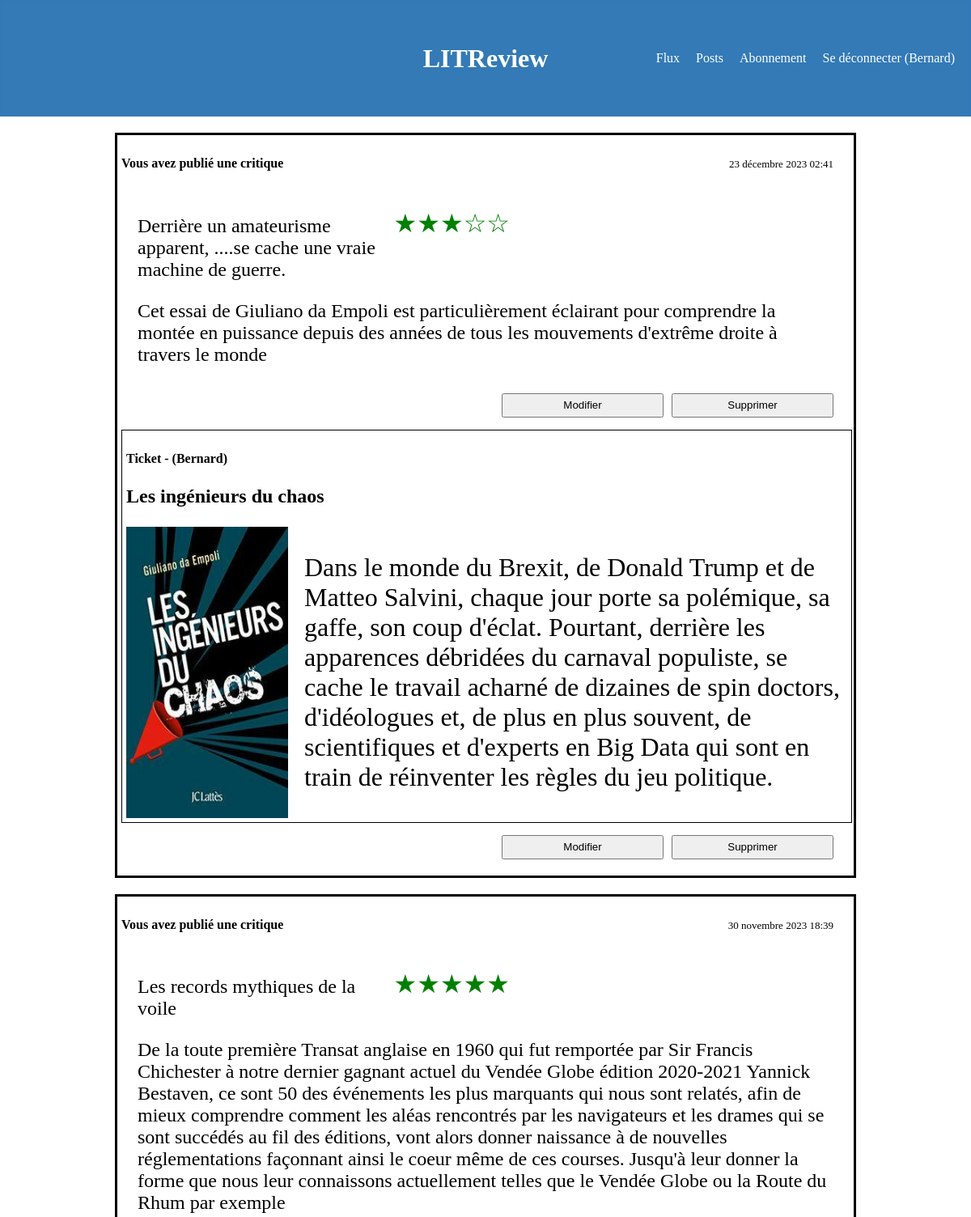
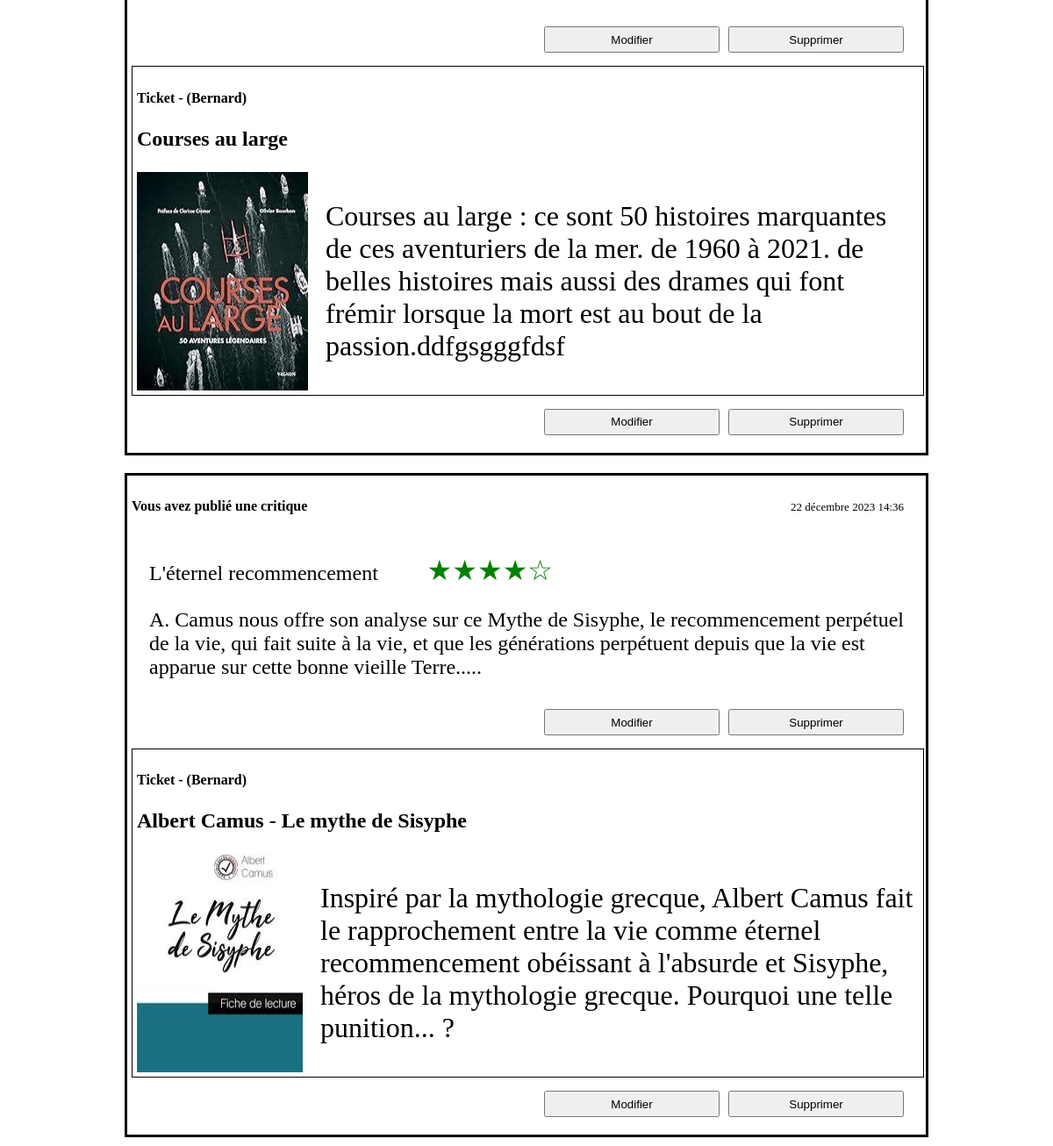
/post/ (signed in), run on the app's committed database (2 pictures, top to bottom).
### authentication/models.py (models this page shows)
class User(AbstractUser):
    follows = models.ManyToManyField(
        'self',
        symmetrical=False,
        verbose_name='abonné',
    )

### review/models.py (models this page shows, shortened)
class Ticket(models.Model):
    IMAGE_MAX_SIZE = (800, 800)
    title = models.CharField(max_length=128, verbose_name='Titre', null=False, blank=False)
    description = models.TextField(max_length=2048, null=False, blank=False, verbose_name='Description')
    user = models.ForeignKey(to=settings.AUTH_USER_MODEL, on_delete=models.CASCADE)
    image = models.ImageField(verbose_name='Image')
    time_created = models.DateTimeField(auto_now=True)
    review_created = models.BooleanField(default=False)

class Review(models.Model):
    ticket = models.ForeignKey(to=Ticket, on_delete=models.CASCADE)
    rating = models.PositiveSmallIntegerField(
        validators=[MinValueValidator(0),
                    MaxValueValidator(5)],
        verbose_name='Note', null=False, blank=False
        )
    headline = models.CharField(max_length=128, verbose_name='Titre', null=False, blank=True)
    body = models.CharField(max_length=8192, verbose_name='Commentaire', null=False, blank=True)
    user = models.ForeignKey(settings.AUTH_USER_MODEL, on_delete=models.CASCADE, null=True)
    time_created = models.DateTimeField(auto_now_add=True)

### review/views.py (the view)
# urls.py: path("post/", review.views.post, name='post'),
@login_required
def post(request):
    tickets = Ticket.objects.filter(user=request.user).order_by("-time_created")  # most recent before
    tickets_and_review = []
    for ticket in tickets:
        review = ticket.review_set.first()
        if not review:
            review = ''
        else:
            ticket.review_created = True
            tickets_and_review.append((ticket, review))
    context = {
        'tickets_and_review': tickets_and_review
        }
    return render(request, 'review/post.html', context)

### review/templatetags/custom_filters.py (called while the page is built)
@register.filter
def convert_to_stars_filter(rating):  # give 2 args : rating given, max_rating as maximum possible value
    max_rating = 5
    if not (isinstance(rating, int) and isinstance(max_rating, int)):
        raise TypeError("Not valid arguments to convert to stars")
    elif not (0 <= rating <= max_rating):
        raise ValueError("Given values not compatibles with stars converter function")
    else:
        rating = int(rating)
        full_stars = '★' * rating  # Utilisation du caractère étoile pleine
        empty_stars = '☆' * (max_rating - rating)  # Utilisation du caractère étoile vide
        return f'{full_stars}{empty_stars}'

### review/templates/review/post.html (shortened to what this page needs)
{% extends 'base.html' %}
{% load custom_filters %}
{% block content %}
    {% for element in tickets_and_review %}
        <div class="main-container">
            <div class="flux">
                {% if element.1 != '' %}
                    <div class="head-post">
                        <span>
                            <h4>Vous avez publié une critique</h4>
                        </span>
                        <span>
                            <div class="date">
                                {{ element.1.time_created }}
                            </div>
                        </span>
                    </div>
                    <div class="review">
                        <p class="headline">{{ element.1.headline }}
                            <span class="stars"> {{ element.1.rating|convert_to_stars_filter }} </span>
                        </p>
                        <p class="headline">{{ element.1.body }}
                    </div>
                    <div class="post-button">
                        <div>
                            <form action="{% url 'review_ticket_edit' element.0.id %}" method='post'>
                                <button type="submit">Modifier</button>
                            </form>
                        </div>
                        <div>
                            <form action="{% url 'review_delete' element.1.id %}" method='post'>
                                <button type="submit">Supprimer</button>
                            </form>
                        </div>
                    </div>
                    {% endif %}
                <div class="ticket">
                    <div class="author">
                        <h4 > Ticket - ({{ element.0.user }}) </h4>
                        <p>{{ element.0.title }}</p>
                        <div class="image-container">
                            <img class="image" src="{{ element.0.image.url }}" alt="">
                            <div class="description">
                                <p>
                                    {{ element.0.description }}
                                </p>
                           </div>
                        </div>
                    </div>
                </div>
                <div class="post-button">
                    <div>
                        <form action="{% url 'ticket_edit' element.0.id %}" method='post'>
                            <button type="submit">Modifier</button>
                        </form>
                    </div>
                    <div>
                        <form action="{% url 'ticket_delete' element.0.id %}" method='post'>
                            <button type="submit">Supprimer</button>
                        </form>
                    </div>
                </div>
            </div>
        </div>
    {% endfor %}
{% endblock content %}

### templates/base.html (shortened to what this page needs)
{% load static %}
<!doctype html>
<html lang="fr">
    <head>
        <link rel="stylesheet" href="{% static 'css/style.css' %}">
    </head>
    <body>
        <div>
            <header class="header">
                <div class="banner">
                    <div class="banner-title">
                        <h1>LITReview</h1>
                    </div>
                    <nav class="banner-link">
                        {% if user.is_authenticated %}
                            <ul class="menu">
                                <li><a href="{% url 'home' %}" class="default-active">Flux</a></li>
                                <li><a href="{% url 'post' %}">Posts</a></li>
                                <li><a href="{% url 'follow_users' %}">Abonnement</a></li>
                                    <li><a href="{% url 'logout' %}">Se déconnecter ({{ request.user }})</a></li>
                            </ul>
                        {% endif %}
                    </nav>
                </div>
            </header>
        </div>
        {% block content %}
        {% endblock content %}
    </body>
</html>

### static/css/style.css (style rules this page uses)
html, body { margin: 0; padding: 0; width: 100%; }
.banner { top: 0; left: 0; width: 100%; height: 120px; background-color: #337ab7; padding-top: 10px; display: flex; align-items: center; padding-bottom: 10px; margin-bottom: 20px; position: relative; }
.banner-title { flex: 1; }
.banner-link { position: absolute; right: 10px; }
.header { height: 140px; background-color: #3379b7; color: white; padding: 2px; text-align: center; }
.head-post { display: flex; align-items: baseline; justify-content: space-between; }
.head-post span { display: flex; align-items: baseline; justify-content: space-between; }
.main-container { margin-top: 20px; margin-bottom:10px; display: flex; justify-content: center; flex-direction: column; align-items: center; }
.flux { border: 3px solid #000; padding: 5px; width: 75%; }
.headline { display: flex; align-items: baseline; justify-content: space-between; }
.date { text-align: right; font-size: small; margin-right: 20px; }
.ticket { display: inline-block; border: 1px solid #000; padding: 5px; width: 99% }
.author { text-align: left; }
.author > p { font-size: x-large; font-weight: bold; }
.post-button button { margin-right: 50; margin-top: 20; width: 200px; height: 30px; }
.stars { color: green; display: flex; margin-right: 400px; font-size: xx-large; }
.review { text-align: left; width: auto; margin: 20px; font-size: x-large ; }

### data on the page
User: user "Bernard"
Ticket: time_created "23 décembre 2023 02:41", headline "Derrière un amateurisme apparent, ....se cache une vraie machine de guerre.", rating "★★★☆☆", body "Cet essai de Giuliano da Empoli est particulièrement éclairant pour comprendre la montée en puissance depuis des années de tous les mouvements d'extrême droite à travers le monde", user.username "Bernard", title "Les ingénieurs du chaos", image (picture), description "Dans le monde du Brexit, de Donald Trump et de Matteo Salvini, chaque jour porte sa polémique, sa gaffe, son coup d'éclat. Pourtant, derrière les apparences débridées du carnaval populiste, se cache le travail acharné de dizaines de spin doctors, d'idéologues et, de plus en plus souvent, de scientifiques et d'experts en Big Data qui sont en train de réinventer les règles du jeu politique."
Ticket: time_created "30 novembre 2023 18:39", headline "Les records mythiques de la voile", rating "★★★★★", body "De la toute première Transat anglaise en 1960 qui fut remportée par Sir Francis Chichester à notre dernier gagnant actuel du Vendée Globe édition 2020-2021 Yannick Bestaven, ce sont 50 des événements les plus marquants qui nous sont relatés, afin de mieux comprendre comment les aléas rencontrés par les navigateurs et les drames qui se sont succédés au fil des éditions, vont alors donner naissance à de nouvelles réglementations façonnant ainsi le coeur même de ces courses. Jusqu'à leur donner la forme que nous leur connaissons actuellement telles que le Vendée Globe ou la Route du Rhum par exemple", user.username "Bernard", title "Courses au large", image (picture), description "Courses au large : ce sont 50 histoires marquantes de ces aventuriers de la mer. de 1960 à 2021. de belles histoires mais aussi des drames qui font frémir lorsque la mort est au bout de la passion.ddfgsgggfdsf"
Ticket: time_created "22 décembre 2023 14:36", headline "L'éternel recommencement", rating "★★★★☆", body "A. Camus nous offre son analyse sur ce Mythe de Sisyphe, le recommencement perpétuel de la vie, qui fait suite à la vie, et que les générations perpétuent depuis que la vie est apparue sur cette bonne vieille Terre.....", user.username "Bernard", title "Albert Camus - Le mythe de Sisyphe", image (picture), description "Inspiré par la mythologie grecque, Albert Camus fait le rapprochement entre la vie comme éternel recommencement obéissant à l'absurde et Sisyphe, héros de la mythologie grecque. Pourquoi une telle punition... ?"
